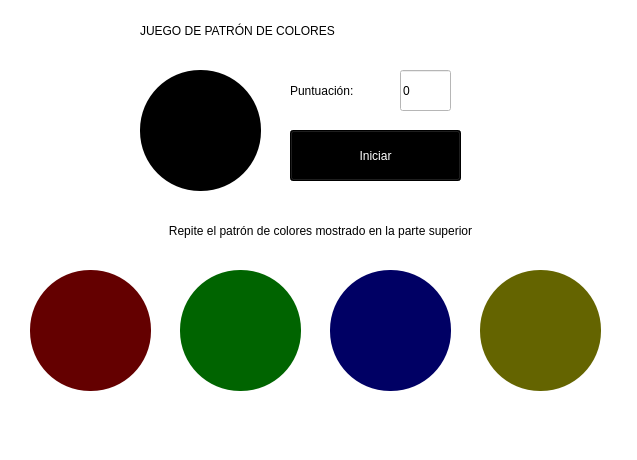
<?xml version="1.0" encoding="UTF-8"?>
<ui version="4.0">
 <class>MainWindow</class>
 <widget class="QMainWindow" name="MainWindow">
  <property name="geometry">
   <rect>
    <x>0</x>
    <y>0</y>
    <width>637</width>
    <height>460</height>
   </rect>
  </property>
  <property name="windowTitle">
   <string>MainWindow</string>
  </property>
  <property name="styleSheet">
   <string notr="true">background-color: rgb(255, 255, 255);</string>
  </property>
  <widget class="QWidget" name="centralwidget">
   <widget class="QLabel" name="color">
    <property name="geometry">
     <rect>
      <x>140</x>
      <y>70</y>
      <width>121</width>
      <height>121</height>
     </rect>
    </property>
    <property name="styleSheet">
     <string notr="true">background-color: rgb(0, 0, 0);
border-radius:60px;
</string>
    </property>
    <property name="text">
     <string/>
    </property>
   </widget>
   <widget class="QPushButton" name="btnR">
    <property name="geometry">
     <rect>
      <x>30</x>
      <y>270</y>
      <width>121</width>
      <height>121</height>
     </rect>
    </property>
    <property name="styleSheet">
     <string notr="true">border-radius:60px;
background-color: rgb(100, 0, 0);</string>
    </property>
    <property name="text">
     <string/>
    </property>
   </widget>
   <widget class="QPushButton" name="btnG">
    <property name="geometry">
     <rect>
      <x>180</x>
      <y>270</y>
      <width>121</width>
      <height>121</height>
     </rect>
    </property>
    <property name="styleSheet">
     <string notr="true">border-radius:60px;
background-color: rgb(0, 100, 0);</string>
    </property>
    <property name="text">
     <string/>
    </property>
   </widget>
   <widget class="QPushButton" name="btnB">
    <property name="geometry">
     <rect>
      <x>330</x>
      <y>270</y>
      <width>121</width>
      <height>121</height>
     </rect>
    </property>
    <property name="styleSheet">
     <string notr="true">border-radius:60px;
background-color: rgb(0, 0, 100);</string>
    </property>
    <property name="text">
     <string/>
    </property>
    <property name="flat">
     <bool>false</bool>
    </property>
   </widget>
   <widget class="QPushButton" name="btnY">
    <property name="geometry">
     <rect>
      <x>480</x>
      <y>270</y>
      <width>121</width>
      <height>121</height>
     </rect>
    </property>
    <property name="styleSheet">
     <string notr="true">border-radius:60px;
background-color: rgb(100, 100, 0);</string>
    </property>
    <property name="text">
     <string/>
    </property>
   </widget>
   <widget class="QLabel" name="label">
    <property name="geometry">
     <rect>
      <x>140</x>
      <y>10</y>
      <width>331</width>
      <height>41</height>
     </rect>
    </property>
    <property name="styleSheet">
     <string notr="true">font: 28pt &quot;Haettenschweiler&quot;;</string>
    </property>
    <property name="text">
     <string>JUEGO DE PATRÓN DE COLORES</string>
    </property>
   </widget>
   <widget class="QPushButton" name="btnStart">
    <property name="geometry">
     <rect>
      <x>290</x>
      <y>130</y>
      <width>171</width>
      <height>51</height>
     </rect>
    </property>
    <property name="styleSheet">
     <string notr="true">font: 20pt &quot;Haettenschweiler&quot;;
color: rgb(255, 255, 255);
background-color: rgb(0, 0, 0);</string>
    </property>
    <property name="text">
     <string>Iniciar</string>
    </property>
   </widget>
   <widget class="QLabel" name="label_2">
    <property name="geometry">
     <rect>
      <x>290</x>
      <y>70</y>
      <width>101</width>
      <height>41</height>
     </rect>
    </property>
    <property name="styleSheet">
     <string notr="true">font: 20pt &quot;Haettenschweiler&quot;;</string>
    </property>
    <property name="text">
     <string>Puntuación:</string>
    </property>
   </widget>
   <widget class="QLineEdit" name="txtScore">
    <property name="enabled">
     <bool>false</bool>
    </property>
    <property name="geometry">
     <rect>
      <x>400</x>
      <y>70</y>
      <width>51</width>
      <height>41</height>
     </rect>
    </property>
    <property name="styleSheet">
     <string notr="true">font: 20pt &quot;Haettenschweiler&quot;;
color: rgb(0, 0, 0);
background-color: rgb(255, 255, 255);</string>
    </property>
    <property name="text">
     <string>0</string>
    </property>
    <property name="dragEnabled">
     <bool>false</bool>
    </property>
    <property name="readOnly">
     <bool>false</bool>
    </property>
   </widget>
   <widget class="QLabel" name="inst">
    <property name="geometry">
     <rect>
      <x>70</x>
      <y>210</y>
      <width>501</width>
      <height>41</height>
     </rect>
    </property>
    <property name="styleSheet">
     <string notr="true">font: 20pt &quot;Haettenschweiler&quot;;</string>
    </property>
    <property name="text">
     <string>Repite el patrón de colores mostrado en la parte superior</string>
    </property>
    <property name="alignment">
     <set>Qt::AlignCenter</set>
    </property>
   </widget>
  </widget>
  <widget class="QMenuBar" name="menubar">
   <property name="geometry">
    <rect>
     <x>0</x>
     <y>0</y>
     <width>637</width>
     <height>21</height>
    </rect>
   </property>
  </widget>
  <widget class="QStatusBar" name="statusbar"/>
 </widget>
 <resources/>
 <connections/>
</ui>
